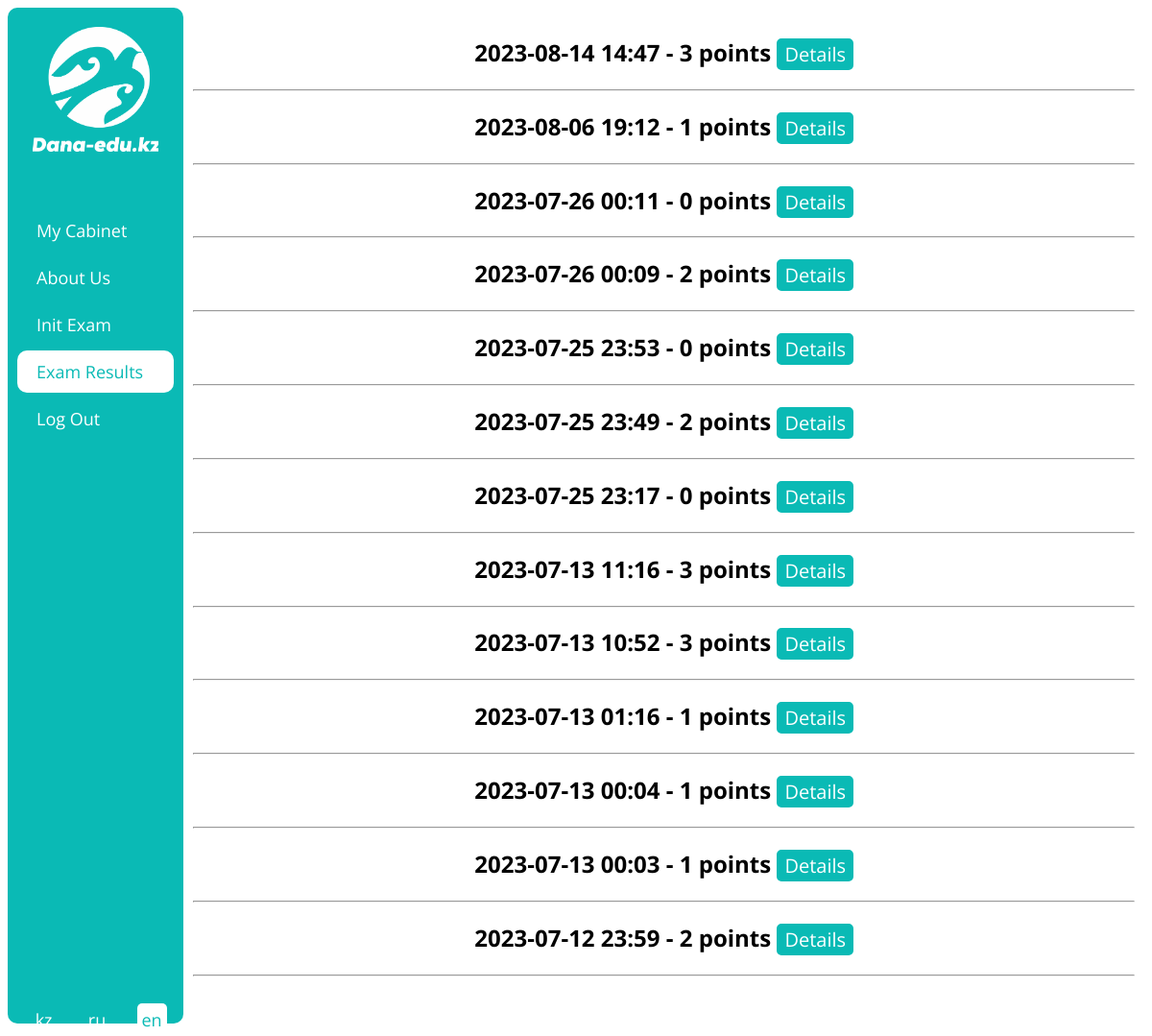
Page /en/exam_results (signed in) on the earlier database version.
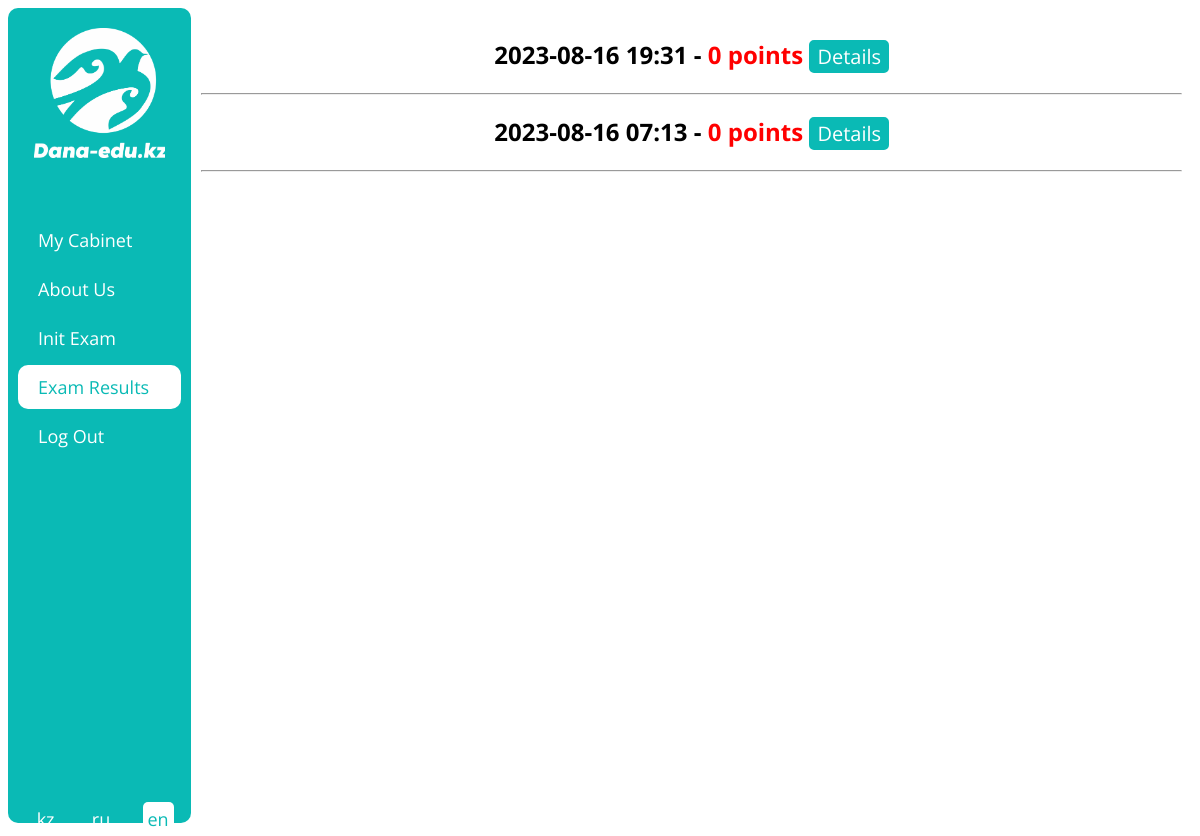
Same page on the later database version.
### examapp/models.py (models this page shows, shortened)
class Result(models.Model):
    user = models.ForeignKey('CustomUser', on_delete=models.CASCADE)
    variant = models.ForeignKey('Variant', on_delete=models.CASCADE)
    subjects = models.ManyToManyField('Subject')
    starts_at = models.DateTimeField(auto_now=True)
    ends_at = models.DateTimeField(null=True, blank=True)
    points = models.PositiveSmallIntegerField(default=0)
    questions = models.ManyToManyField('Question', blank=True)
    answers = models.ManyToManyField('PupilAnswer', blank=True)
    is_violated = models.BooleanField(default=False)

### examapp/views.py (the view)
# urls.py: path('exam_results', examResultsView, name='exam_results_url'),
@login_required(login_url='login_url')
def examResultsView(request):
    results = Result.objects.filter(user=request.user).order_by('-starts_at')
    context = {'results': results,
               'urls': getUserUrls(request.user)}
    return render(request, 'exam_results_page.html', context)

### examapp/functions.py (called while the page is built)
def getUserUrls(user) -> []:
    urls = [
        {'text': _('My Cabinet'), 'url': 'cabinet_url'},
        {'text': _('About Us'), 'url': 'about_us_url'}
    ]
    if user.type == 'PU':
        urls.append({'text': _('Init Exam'), 'url': 'exam_init_url'})
        urls.append({'text': _('Exam Results'), 'url': 'exam_results_url'})
    if user.type == 'MO':
        urls.append({'text': _('Get Stats'), 'url': 'get_stats_url'})
        urls.append({'text': _('Add Question'), 'url': 'add_questions_init_url'})
        urls.append({'text': _('Questions Update'), 'url': 'questions_update_url'})
        urls.append({'text': _('Set Exam For Groups'), 'url': 'set_exam_for_groups_url'})
    urls.append({'text': _('Log Out'), 'url': 'logout_url'})
    return urls

### templates/exam_results_page.html
{% extends 'base.html' %}
{% load i18n %}
{% block content %}
    {% for result in results %}
        {% if result.is_violated %}
        <h2>
            {{ result.starts_at|date:'Y-m-d H:i' }} - <span style="color: red;">{{ result.points }} {% trans 'points' %}</span>
            <button class="btn" onclick="location.href='{% url 'exam_result_url' result.id %}'">{% trans 'Check' %}</button>
        </h2>
        {% else %}
        <h2>
            {{ result.starts_at|date:'Y-m-d H:i' }} - <span>{{ result.points }} {% trans 'points' %}</span>
            <button class="btn" onclick="location.href='{% url 'exam_result_url' result.id %}'">{% trans 'Check' %}</button>
        </h2>
        {% endif %}
        <hr>
    {% endfor %}
{% endblock content %}

### templates/base.html (shortened to what this page needs)
<!DOCTYPE html>
{% load static %}
{% load i18n %}
<html lang="en">
<head>
    <link rel="stylesheet" type="text/css" href="{% static 'css/style.css' %}?{% now 'U' %}">
</head>
<body>
    <div class="wrapper">
        <div id="sidebar">
            <a href="{% url 'home_url' %}">
                <img id="sidebar_logo" src="{% static 'images/sidebar-logo.png' %}">
            </a>
            <ul>
            {% for url in urls %}
                <li><a class="nav-link" href="{% url url.url %}">{{ url.text }}</a></li>
            {% endfor %}
            </ul>
            {% get_current_language as CURRENT_LANGUAGE %}
            {% get_available_languages as AVAILABLE_LANGUAGES %}
            {% get_language_info_list for AVAILABLE_LANGUAGES as languages %}
            <div class="bottom" id="bottom">
                <div class="languages">
                    {% for language in languages %}
                        {% if language.code == CURRENT_LANGUAGE %}
                            <a href="/{{ language.code }}/" class="active language_link">
                                {% if language.code == 'kk' %}
                                    kz
                                {% else %}
                                    {{ language.code }}
                                {% endif %}
                            </a>
                        {% else %}
                            <a href="/{{ language.code }}/" class="language_link">
                                {% if language.code == 'kk' %}
                                    kz
                                {% else %}
                                    {{ language.code }}
                                {% endif %}
                            </a>
                        {% endif %}
                        <br>
                    {% endfor %}
                </div>
            </div>
        </div>
        <div id="content" class="content" align="center">
            {% block content %}
            {% endblock content %}
        </div>
    </div>
</body>
</html>

### static/css/style.css (style rules this page uses)
html { user-select: none; }
.wrapper { display: flex; }
#sidebar { background: #0ABAB5; flex: 1; border-radius: 10px; min-height: 95vh; color: #ffffff; margin: 0 0 5px; padding: 10px 10px; font-family: 'Open Sans', sans-serif; }
#sidebar a { font-family: 'Open Sans', sans-serif; font-size: 18px; color: #ffffff; }
#sidebar ul { list-style-type: none; margin: 0; padding: 0; }
#sidebar li { margin-bottom: 5px; }
#sidebar li a { display: block; text-decoration: none; padding: 10px 20px; border-radius: 10px; cursor: pointer; }
#sidebar .active { background-color: #ffffff; color: #0ABAB5; }
#sidebar_logo { max-width: 80%; max-height: 80%; display:block; margin:auto; padding: 10px 10px; margin-bottom: 50px; }
#content { flex: 6; overflow-y: scroll; height: 100vh; }
body { font-family: 'Open Sans', sans-serif; }
#content { margin: 10px; }
.btn { font-size: 20px; font-family: 'Open Sans', sans-serif; background: #0ABAB5; border-radius: 5px; color: #ffffff; border: 2px solid #0ABAB5; }
.language_link { text-decoration: none; border-radius: 5px; padding: 5px; }
.languages { display: flex; flex-direction: row; justify-content: space-evenly; bottom: 0; }
.bottom { position: absolute; bottom: 0; }

Differences in the rows shown:
removed Result: starts_at "2023-08-14 14:47", points "3"
removed Result: starts_at "2023-08-06 19:12", points "1"
removed Result: starts_at "2023-07-26 00:11", points "0"
removed Result: starts_at "2023-07-26 00:09", points "2"
removed Result: starts_at "2023-07-25 23:53", points "0"
removed Result: starts_at "2023-07-25 23:49", points "2"
removed Result: starts_at "2023-07-25 23:17", points "0"
removed Result: starts_at "2023-07-13 11:16", points "3"
removed Result: starts_at "2023-07-13 10:52", points "3"
removed Result: starts_at "2023-07-13 01:16", points "1"
removed Result: starts_at "2023-07-13 00:04", points "1"
removed Result: starts_at "2023-07-13 00:03", points "1"
removed Result: starts_at "2023-07-12 23:59", points "2"
added Result: starts_at "2023-08-16 19:31", points "0"
added Result: starts_at "2023-08-16 07:13", points "0"
